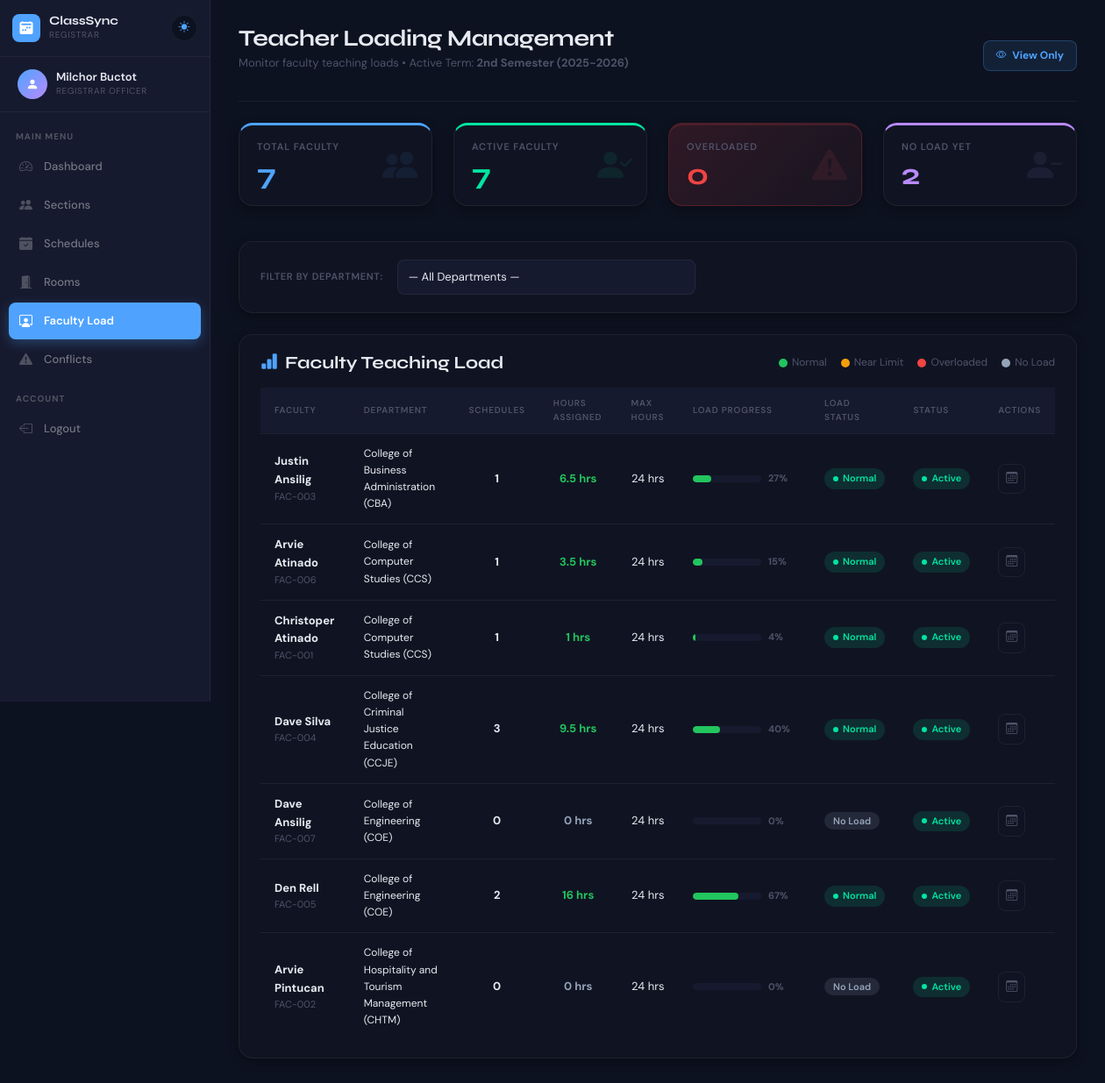
The app's page /registrar/faculty_load.php (signed in) with its own data.
### tables this page shows
CREATE TABLE `academic_terms` (
  `term_id` int(11) NOT NULL,
  `academic_year` varchar(20) NOT NULL,
  `semester` enum('1st Semester','2nd Semester','Summer') NOT NULL,
  `is_active` tinyint(1) DEFAULT 0,
  `created_at` timestamp NOT NULL DEFAULT current_timestamp()
);

CREATE TABLE `faculty` (
  `faculty_id` int(11) NOT NULL,
  `faculty_code` varchar(20) NOT NULL,
  `first_name` varchar(50) NOT NULL,
  `last_name` varchar(50) NOT NULL,
  `department` varchar(100) NOT NULL,
  `email` varchar(100) NOT NULL,
  `phone` varchar(20) DEFAULT NULL,
  `max_teaching_hours` int(11) DEFAULT 24,
  `status` enum('Active','Inactive','On Leave') DEFAULT 'Active',
  `created_at` timestamp NOT NULL DEFAULT current_timestamp(),
  `updated_at` timestamp NOT NULL DEFAULT current_timestamp() ON UPDATE current_timestamp()
);

### registrar/faculty_load.php (the view, shortened to what this page needs)
<?php
require_once 'includes/auth.php'; require_once '../config/db.php';
$activeTerm = $conn->query("SELECT term_id, academic_year, semester FROM academic_terms WHERE is_active=1 LIMIT 1")->fetch_assoc();
$active_term_id = $activeTerm['term_id'] ?? 0;
$term_label     = $activeTerm ? $activeTerm['semester'] . ' (' . $activeTerm['academic_year'] . ')' : 'No Active Term';
$filter_dept = $_GET['department'] ?? '';
$stats = $conn->query("
    SELECT
        COUNT(DISTINCT f.faculty_id) AS total_faculty,
        COUNT(DISTINCT CASE WHEN f.status = 'Active' THEN f.faculty_id END) AS active_faculty,
        COUNT(DISTINCT CASE
            WHEN COALESCE(wh.total_hours, 0) > f.max_teaching_hours THEN f.faculty_id
        END) AS overloaded_faculty,
        COUNT(DISTINCT CASE
            WHEN COALESCE(wh.total_hours, 0) = 0 AND f.status = 'Active' THEN f.faculty_id
        END) AS unassigned_faculty
    FROM faculty f
    LEFT JOIN (
        SELECT faculty_id, SUM(TIMESTAMPDIFF(MINUTE, start_time, end_time) / 60) AS total_hours
        FROM schedules
        WHERE status = 'Active' AND term_id = $active_term_id
        GROUP BY faculty_id
    ) wh ON f.faculty_id = wh.faculty_id
")->fetch_assoc();
$dept_filter_sql = $filter_dept
    ? "WHERE f.department = '" . $conn->real_escape_string($filter_dept) . "'"
    : "";
$faculty_rows = [];
$result = $conn->query("
    SELECT
        f.faculty_id, f.faculty_code, f.first_name, f.last_name,
        f.department, f.status, f.max_teaching_hours,
        COUNT(s.schedule_id) AS total_schedules,
        COALESCE(SUM(TIMESTAMPDIFF(MINUTE, s.start_time, s.end_time) / 60), 0) AS total_hours_assigned
    FROM faculty f
    LEFT JOIN schedules s ON f.faculty_id = s.faculty_id
        AND s.status = 'Active' AND s.term_id = $active_term_id
    $dept_filter_sql
    GROUP BY f.faculty_id
    ORDER BY f.department, f.last_name, f.first_name
");
if ($result) while ($row = $result->fetch_assoc()) $faculty_rows[] = $row;
?>
<?php include '../includes/header.php'; ?>
<?php include 'includes/sidebar.php'; ?>
<div class="main-content">
    <div class="page-header d-flex justify-content-between align-items-center">
        <div>
            <h1>Teacher Loading Management</h1>
            <p>Monitor faculty teaching loads • Active Term: <strong><?= htmlspecialchars($term_label) ?></strong></p>
        </div>
        <div class="registrar-access-badge">
            <i class="bi bi-eye me-1"></i> View Only
        </div>
    </div>
    <div class="row mb-4">
        <div class="col-md-3 mb-3">
            <div class="stats-card blue">
                <h3>Total Faculty</h3>
                <div class="number"><?= $stats['total_faculty'] ?? 0 ?></div>
                <i class="bi bi-people-fill icon"></i>
            </div>
        </div>
        <div class="col-md-3 mb-3">
            <div class="stats-card green">
                <h3>Active Faculty</h3>
                <div class="number"><?= $stats['active_faculty'] ?? 0 ?></div>
                <i class="bi bi-person-check-fill icon"></i>
            </div>
        </div>
        <div class="col-md-3 mb-3">
            <div class="stats-card red">
                <h3>Overloaded</h3>
                <div class="number"><?= $stats['overloaded_faculty'] ?? 0 ?></div>
                <i class="bi bi-exclamation-triangle-fill icon"></i>
            </div>
        </div>
        <div class="col-md-3 mb-3">
            <div class="stats-card purple">
                <h3>No Load Yet</h3>
                <div class="number"><?= $stats['unassigned_faculty'] ?? 0 ?></div>
                <i class="bi bi-person-dash-fill icon"></i>
            </div>
        </div>
    </div>
    <div class="content-card mb-4">
        <form method="GET" class="d-flex align-items-center gap-3 flex-wrap">
            <label class="form-label mb-0" style="white-space:nowrap; font-weight:600;">Filter by Department:</label>
            <select name="department" class="form-select" style="max-width:340px;" onchange="this.form.submit()">
                <option value="">— All Departments —</option>
            </select>
        </form>
    </div>
    <div class="content-card">
        <div class="d-flex justify-content-between align-items-center mb-3">
            <h5 style="color:var(--text-primary); font-weight:700; margin:0;">
                <i class="bi bi-bar-chart-fill me-2" style="color:var(--accent);"></i>Faculty Teaching Load
            </h5>
            <div class="load-legend d-flex gap-3">
                <span class="legend-item"><span class="legend-dot" style="background:#22c55e;"></span> Normal</span>
                <span class="legend-item"><span class="legend-dot" style="background:#f59e0b;"></span> Near Limit</span>
                <span class="legend-item"><span class="legend-dot" style="background:#ef4444;"></span> Overloaded</span>
                <span class="legend-item"><span class="legend-dot" style="background:#94a3b8;"></span> No Load</span>
            </div>
        </div>
        <div class="table-responsive">
            <table class="custom-table">
                <thead>
                    <tr>
                        <th>Faculty</th>
                        <th>Department</th>
                        <th>Schedules</th>
                        <th>Hours Assigned</th>
                        <th>Max Hours</th>
                        <th>Load Progress</th>
                        <th>Load Status</th>
                        <th>Status</th>
                        <th>Actions</th>
                    </tr>
                </thead>
                <tbody>
                    <?php if (empty($faculty_rows)): ?>
                        <tr><td colspan="9" class="text-center py-4">No faculty found.</td></tr>
                    <?php else: ?>
                    <?php foreach ($faculty_rows as $row):
                        $assigned = round($row['total_hours_assigned'], 1);
                        $max      = $row['max_teaching_hours'];
                        $pct      = $max > 0 ? min(($assigned / $max) * 100, 100) : 0;
                        if ($assigned == 0) {
                            $load_status = 'No Load';  $bar_color = '#94a3b8'; $badge_class = 'badge-secondary'; $load_class = 'load-none';
                        } elseif ($assigned > $max) {
                            $load_status = 'Overloaded'; $bar_color = '#ef4444'; $badge_class = 'badge-danger';  $load_class = 'load-over';
                        } elseif ($pct >= 80) {
                            $load_status = 'Near Limit'; $bar_color = '#f59e0b'; $badge_class = 'badge-warning'; $load_class = 'load-near';
                        } else {
                            $load_status = 'Normal';     $bar_color = '#22c55e'; $badge_class = 'badge-success'; $load_class = 'load-ok';
                        }
                    ?>
                    <tr class="<?= $load_class ?>-row">
                        <td>
                            <div style="font-weight:700;"><?= htmlspecialchars($row['first_name'].' '.$row['last_name']) ?></div>
                            <div style="font-size:11px; color:var(--text-secondary);"><?= htmlspecialchars($row['faculty_code']) ?></div>
                        </td>
                        <td style="font-size:12px;"><?= htmlspecialchars($row['department']) ?></td>
                        <td style="text-align:center; font-weight:700;"><?= $row['total_schedules'] ?></td>
                        <td style="text-align:center; font-weight:700; color:<?= $bar_color ?>;">
                            <?= $assigned ?> hrs
                        </td>
                        <td style="text-align:center;"><?= $max ?> hrs</td>
                        <td style="min-width:150px;">
                            <div class="load-bar-wrap">
                                <div class="load-bar-track">
                                    <div class="load-bar-fill" style="width:<?= $pct ?>%; background:<?= $bar_color ?>;"></div>
                                </div>
                                <span class="load-bar-pct"><?= round($pct) ?>%</span>
                            </div>
                        </td>
                        <td>
                            <span class="<?= $badge_class ?>"><?= $load_status ?></span>
                        </td>
                        <td>
                            <?php if ($row['status'] === 'Active'): ?>
                                <span class="badge-success">Active</span>
                            <?php elseif ($row['status'] === 'On Leave'): ?>
                                <span class="badge-warning">On Leave</span>
                            <?php else: ?>
                                <span class="badge-danger">Inactive</span>
                            <?php endif; ?>
                        </td>
                        <td>
                            <button class="btn-icon" title="View Schedule"
                                onclick="viewFacultySchedule(<?= $row['faculty_id'] ?>, '<?= htmlspecialchars($row['first_name'].' '.$row['last_name'], ENT_QUOTES) ?>')">
                                <i class="bi bi-calendar3"></i>
                            </button>
                        </td>
                    </tr>
                    <?php endforeach; ?>
                    <?php endif; ?>
                </tbody>
            </table>
        </div>
    </div>
</div>
<?php include '../includes/footer.php'; ?>

### includes/header.php (shortened to what this page needs)
<!DOCTYPE html>
<html lang="en">
<head>
    <link href="https://cdn.jsdelivr.net/npm/bootstrap@5.3.0/dist/css/bootstrap.min.css" rel="stylesheet">
    <link href="https://cdn.jsdelivr.net/npm/bootstrap-icons@1.10.5/font/bootstrap-icons.css" rel="stylesheet">
    <link href="../assets/custom.css" rel="stylesheet">
</head>
<body>

### registrar/includes/sidebar.php (shortened to what this page needs)
<?php
$current = basename($_SERVER['PHP_SELF']);
?>
<div class="sidebar">
    <div class="sidebar-brand">
        <div class="brand-icon"><i class="bi bi-calendar2-week-fill"></i></div>
        <div style="flex:1;">
            <div class="brand-text">ClassSync</div>
            <div class="brand-sub">Registrar</div>
        </div>
        <button id="themeBtn" onclick="toggleTheme()" title="Toggle Light/Dark Mode">
            <i class="theme-icon bi bi-sun-fill"></i>
        </button>
    </div>
    <div class="sidebar-user">
        <div class="user-avatar"><i class="bi bi-person-fill"></i></div>
        <div>
            <div class="user-name"><?= htmlspecialchars($_SESSION['full_name'] ?? 'Registrar') ?></div>
            <div class="user-role">Registrar Officer</div>
        </div>
    </div>
    <nav class="sidebar-nav">
        <div class="nav-label">Main Menu</div>
        <a href="dashboard.php" class="nav-item <?= $current === 'dashboard.php' ? 'active' : '' ?>">
            <i class="bi bi-speedometer2"></i> Dashboard
        </a>
        <a href="sections.php" class="nav-item <?= $current === 'sections.php' ? 'active' : '' ?>">
            <i class="bi bi-people-fill"></i> Sections
        </a>
        <a href="schedules.php" class="nav-item <?= $current === 'schedules.php' ? 'active' : '' ?>">
            <i class="bi bi-calendar-check-fill"></i> Schedules
        </a>
        <a href="rooms.php" class="nav-item <?= $current === 'rooms.php' ? 'active' : '' ?>">
            <i class="bi bi-door-open-fill"></i> Rooms
        </a>
        <a href="faculty_load.php" class="nav-item <?= $current === 'faculty_load.php' ? 'active' : '' ?>">
            <i class="bi bi-person-workspace"></i> Faculty Load
        </a>
        <a href="conflicts.php" class="nav-item <?= $current === 'conflicts.php' ? 'active' : '' ?>"
           style="position:relative;">
            <i class="bi bi-exclamation-triangle-fill"></i> Conflicts
        </a>
        <div class="nav-label">Account</div>
        <a href="logout.php" class="nav-item" onclick="return confirmLogout();">
            <i class="bi bi-box-arrow-left"></i> Logout
        </a>
    </nav>
</div>

### includes/footer.php (shortened to what this page needs)
</body>
</html>

### includes/header.php (style rules this page uses)
#themeBtn { width: 36px; height: 36px; border-radius: 50%; border: 1px solid var(--color-border); background: var(--color-bg); color: var(--accent); font-size: 16px; cursor: pointer; display: flex; align-items: center; justify-content: center; flex-shrink: 0; transition: all 0.2s; }

### registrar/faculty_load.php (style rules this page uses)
.registrar-access-badge { background:rgba(79,163,255,0.1); border:1px solid rgba(79,163,255,0.25); color:var(--accent); padding:7px 14px; border-radius:8px; font-size:12px; font-weight:700; }
.load-bar-wrap { display:flex; align-items:center; gap:8px; }
.load-bar-track { flex:1; height:8px; background:var(--color-surface2); border-radius:99px; overflow:hidden; }
.load-bar-fill { height:100%; border-radius:99px; transition:width 0.4s ease; }
.load-bar-pct { font-size:11px; font-weight:700; color:var(--text-secondary); white-space:nowrap; min-width:32px; }
.legend-item { display:flex; align-items:center; gap:5px; font-size:12px; color:var(--text-secondary); }
.legend-dot { width:10px; height:10px; border-radius:50%; display:inline-block; }
.badge-secondary { background:rgba(148,163,184,0.15); color:#94a3b8; padding:3px 10px; border-radius:20px; font-size:11px; font-weight:600; }
.stats-card.red { background:linear-gradient(135deg,rgba(239,68,68,0.15),rgba(239,68,68,0.05)); border-color:rgba(239,68,68,0.2); }
.stats-card.red .number { color:#ef4444; }

### records on screen
academic_terms: term_label "2nd Semester (2025-2026)"
faculty: first_name+last_name "Justin Ansilig", faculty_code "FAC-003", department "College of Business Administration (CBA)", total_schedules "1", assigned "6.5", max_teaching_hours "24", $pct 27.083333333333 (drawn), pct "27", load_status "Normal", status "Active"
faculty: first_name+last_name "Arvie Atinado", faculty_code "FAC-006", department "College of Computer Studies (CCS)", total_schedules "1", assigned "3.5", max_teaching_hours "24", $pct 14.583333333333 (drawn), pct "15", load_status "Normal", status "Active"
faculty: first_name+last_name "Christoper Atinado", faculty_code "FAC-001", department "College of Computer Studies (CCS)", total_schedules "1", assigned "1", max_teaching_hours "24", $pct 4.1666666666667 (drawn), pct "4", load_status "Normal", status "Active"
faculty: first_name+last_name "Dave Silva", faculty_code "FAC-004", department "College of Criminal Justice Education (CCJE)", total_schedules "3", assigned "9.5", max_teaching_hours "24", $pct 39.583333333333 (drawn), pct "40", load_status "Normal", status "Active"
faculty: first_name+last_name "Dave Ansilig", faculty_code "FAC-007", department "College of Engineering (COE)", total_schedules "0", assigned "0", max_teaching_hours "24", pct "0", load_status "No Load", status "Active"
faculty: first_name+last_name "Den Rell", faculty_code "FAC-005", department "College of Engineering (COE)", total_schedules "2", assigned "16", max_teaching_hours "24", $pct 66.666666666667 (drawn), pct "67", load_status "Normal", status "Active"
faculty: first_name+last_name "Arvie Pintucan", faculty_code "FAC-002", department "College of Hospitality and Tourism Management (CHTM)", total_schedules "0", assigned "0", max_teaching_hours "24", pct "0", load_status "No Load", status "Active"

### other values on screen
$_SESSION['full_name'] "Milchor Buctot"
$stats['total_faculty'] "7"
$stats['active_faculty'] "7"
$stats['overloaded_faculty'] "0"
$stats['unassigned_faculty'] "2"
